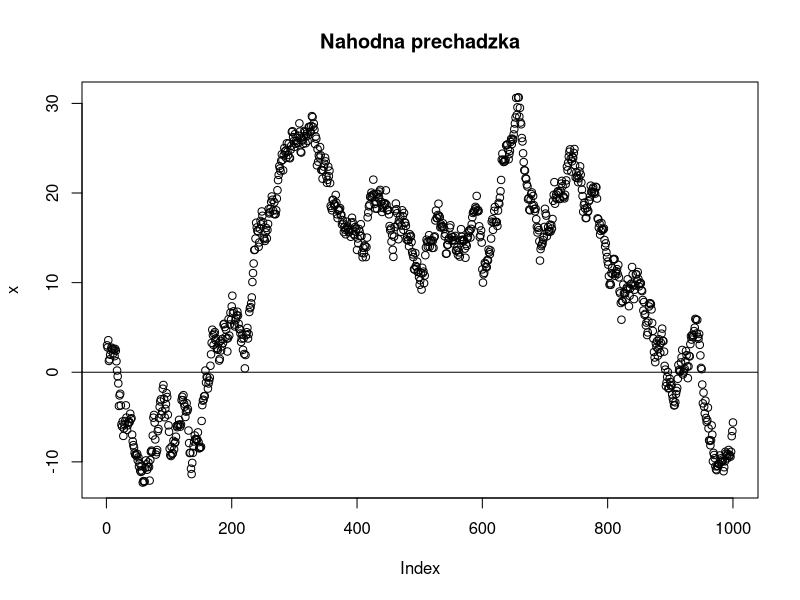
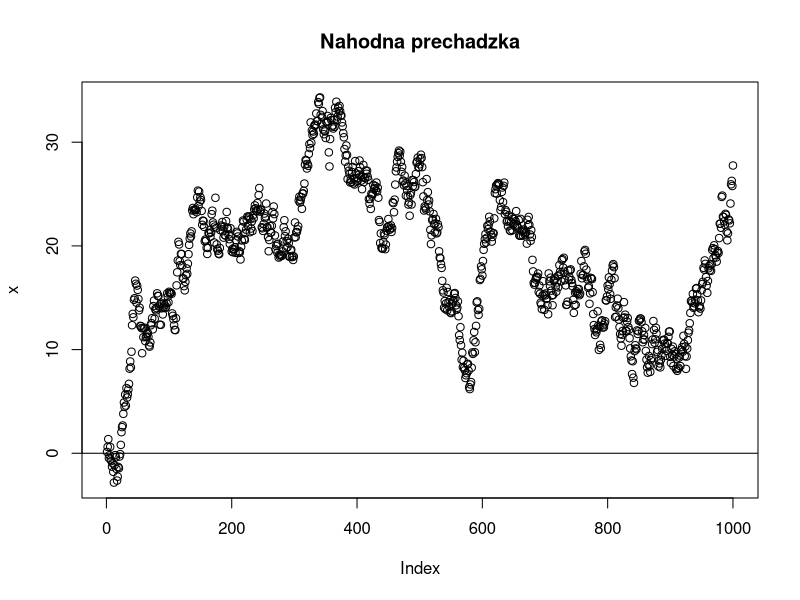
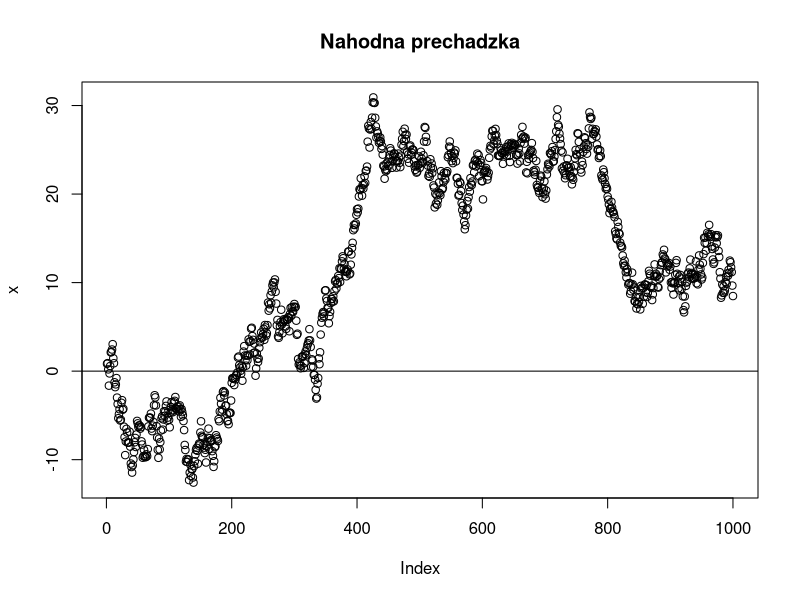
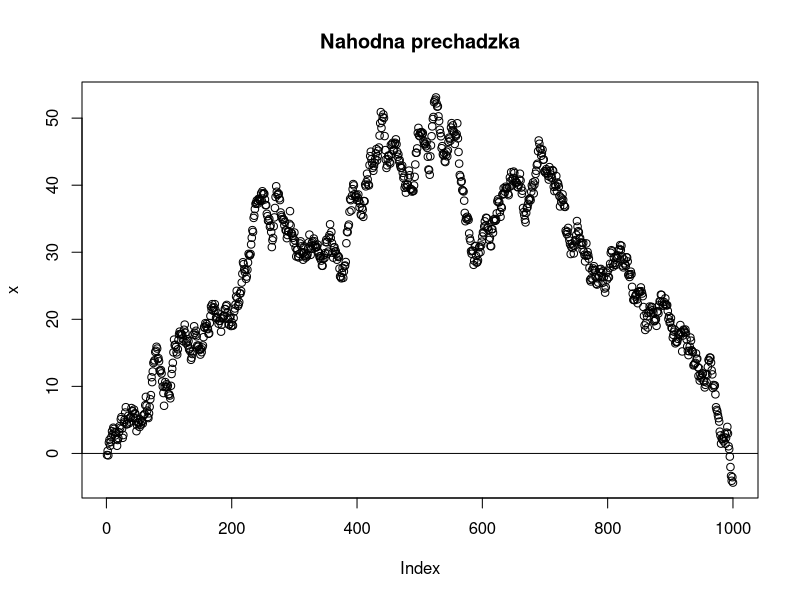
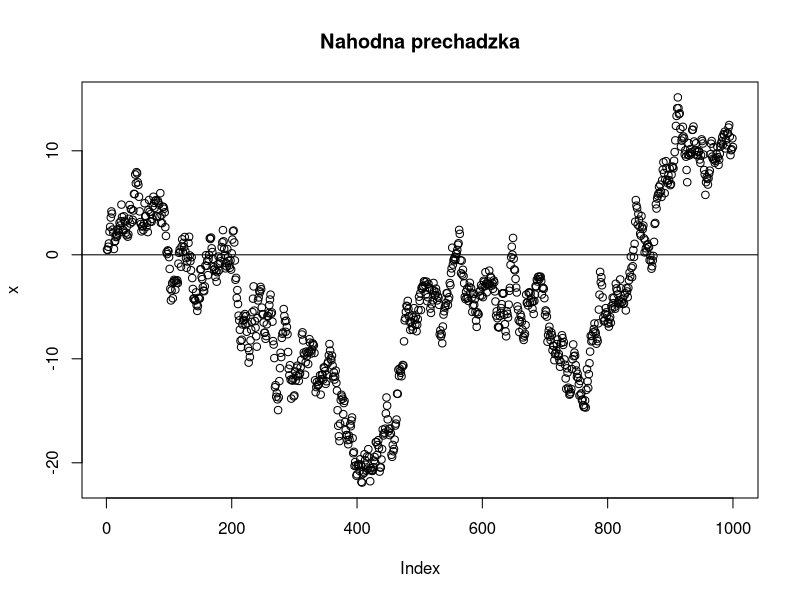

Write the R code that produced these figures, in order.
## ---- chunk 1
n = 1000
for(i in 1:5){
  Z = rnorm(n,0,1)
  x = cumsum(Z)
  par(mfrow=c(1,1))
  plot(x, main='Nahodna prechadzka')
  abline(0,0)  
}

